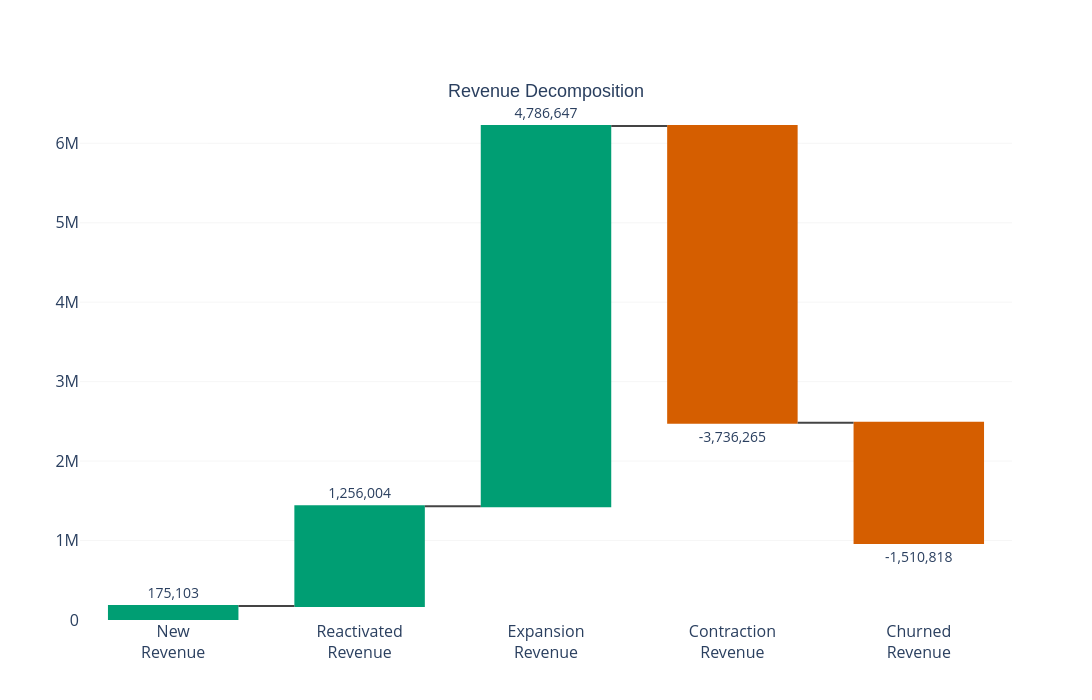

The cell this chart's notebook holds for it:
### Markdown cell above
## Код для построения

### Code cell
# =====================================================
# IMPORTS
# =====================================================

import pandas as pd
import numpy as np
import seaborn as sns
import plotly.graph_objects as go
import matplotlib.pyplot as plt

# =====================================================
# The meaning of colors
# =====================================================

POSITIVE = '#009E73'
NEGATIVE = '#D55E00'

# =====================================================
# LOAD DATA
# =====================================================

all_transitions = pd.read_csv('all_transitions.csv')

# =====================================================
# MASKS
# =====================================================

new_mask = (
    all_transitions['Lifecycle_Stage_to'] == 'New'
)

reactivation_mask = (
    (
        all_transitions['Lifecycle_Stage_from']
        .isin(['At Risk', 'Churn'])
    )
    &
    (
        all_transitions['Lifecycle_Stage_to']
        .isin(['Active', 'Loyal'])
    )
)

churn_mask = (
    all_transitions['Lifecycle_Stage_to'] == 'Churn'
)

retained_mask = (
    (~new_mask)
    &
    (~reactivation_mask)
    &
    (~churn_mask)
)

# =====================================================
# REVENUE ATTRIBUTION
# =====================================================

new_revenue = all_transitions[
    new_mask
]['Monetary_to'].sum()

reactivated_revenue = all_transitions[
    reactivation_mask
]['Monetary_to'].sum()

retained = all_transitions[
    retained_mask
].copy()

contraction_revenue = abs(

    retained[
        retained['Revenue_Change'] < 0
    ]['Revenue_Change'].sum()

)

churned_revenue = all_transitions[
    churn_mask
]['Monetary_from'].sum()

expansion_revenue = retained[
    retained['Revenue_Change'] > 0
]['Revenue_Change'].sum()

# ============================================
# COMPONENTS
# ============================================

components = {
    'New<br>Revenue': new_revenue,
    'Reactivated<br>Revenue': reactivated_revenue,
    'Expansion<br>Revenue': expansion_revenue,
    'Contraction<br>Revenue': -contraction_revenue,
    'Churned<br>Revenue': -churned_revenue
}

labels = list(components.keys())
values = list(components.values())

# ============================================
# WATERFALL
# ============================================

# Создаем объект Figure (фигуру) с одним графиком типа Waterfall
fig = go.Figure(go.Waterfall(

    name='Revenue',  # Имя серии данных (отображается в легенде)

    orientation='v', # Ориентация графика: 'v' = вертикальная (столбцы), 'h' = горизонтальная

    measure=[  # measure — определяет, как каждый столбец строится относительно других:
        'relative', # Здесь все столбцы относительные (каждый следующий от предыдущего)
        'relative',
        'relative',
        'relative',
        'relative'
    ],
    # increasing — настройка для положительных столбцов (рост)
    # marker.color — цвет заливки столбцов с положительным значением
    increasing = {"marker": {"color": POSITIVE}}, # Green for positive deltas
    # decreasing — настройка для отрицательных столбцов (падение)
    decreasing = {"marker": {"color": NEGATIVE}}, # Orange for negative deltas
    # totals — настройка для итоговых столбцов (если есть 'total' в measure)
    totals     = {"marker": {"color": "#4C72B0"}},
    
    x=labels, # x — подписи под столбцами (категории) ['New<br>Revenue', 'Reactivated<br>Revenue', ...]

    y=values, # y — значения столбцов (высота/глубина) [175103, 1256004, 4786647, -3736265, -1510818]

    text=[ # text — текст над каждым столбцом (подписи значений)
        f"{v:,.0f}" # форматируем с разделителями тысяч (без десятичных)
        for v in values # для каждого значения из списка
    ],
    textposition='outside' # textposition — положение текста относительно столбца: 'outside' — над столбцом (снаружи)
))

# ============================================
# НАСТРОЙКА МАКЕТА (LAYOUT) ГРАФИКА
# ============================================

fig.update_layout( # update_layout() — применяет общие настройки к фигуре
    title=dict( # title — настройки заголовка
        text="Revenue Decomposition", # текст заголовка
        font=dict(size=18, family="Arial"), # размер и шрифт
        y=0.88, # вертикальная позиция (0=низ, 1=верх)                    # ← опускаем ниже (0 = низ, 1 = верх)
        x=0.5, # горизонтальная позиция (0=лево, 0.5=центр)
        xanchor='center', # привязка по горизонтали: центр
        yanchor='top'  # привязка по вертикали: верх
    ),
    waterfallgap=0.3, # waterfallgap — расстояние между столбцами (0.3 = 30% от ширины)

    xaxis=dict(tickfont=dict( # xaxis — настройки оси X (горизонтальной)
        size=16)), # размер шрифта подписей на оси X
    
    yaxis=dict(tickfont=dict( # yaxis — настройки оси Y (вертикальной)
        size=16), # размер шрифта подписей на оси Y
        gridcolor='#EDEDED', # цвет линий сетки (светло-серый)
        gridwidth=0.5,  # толщина линий сетки
        showgrid=True, # показывать сетку по оси Y
        zeroline=False  # НЕ показывать линию на нуле     
              ),
        
    height=700, # height — высота фигуры в пикселях
    width=1100, # width — ширина фигуры в пикселях

    plot_bgcolor="white", # plot_bgcolor — цвет фона области с графиком
    paper_bgcolor="white", # paper_bgcolor — цвет фона всей фигуры (включая отступы)
)

# ============================================
# НАСТРОЙКА ТЕКСТА НА СТОЛБЦАХ
# ============================================

fig.update_traces( # update_traces() — применяет настройки к элементам данных (графикам)
    textfont=dict( # textfont — настройки шрифта для текста на столбцах
        size=14 # размер шрифта подписей значений
    )
)

# ============================================
# СОХРАНЕНИЕ И ОТОБРАЖЕНИЕ
# ============================================

# write_image() — сохраняет фигуру в изображение (PNG)
# Для работы требуется библиотека kaleido
# Раскомментируйте нужную строку для сохранения

# Вариант 1: Сохранить с настройками по умолчанию
# fig.write_image("revenue_exposure_analysis.png")

# Вариант 2: Сохранить с указанием размера
# fig.write_image("revenue_exposure_analysis.png", width=1100, height=700)

# Вариант 3: Сохранить с высоким разрешением (scale=2 = 2x) С высоким разрешением (300 dpi), scale=2 = 2x разрешение
# fig.write_image("revenue_decomposition.png", width=1100, height=700, scale=2)

# write_html() — сохраняет в HTML (интерактивный график)
# fig.write_html("revenue_decomposition_waterfall.html")

# show() — отображает график в браузере / Jupyter Notebook

fig.show()

### Figure 1 — Plotly figure (JSON) as saved in the notebook; plotly's stock layout.template omitted (floating-point values rounded to 4 significant figures)
{"data": [{"decreasing": {"marker": {"color": "#D55E00"}}, "increasing": {"marker": {"color": "#009E73"}}, "measure": ["relative", "relative", "relative", "relative", "relative"], "name": "Revenue", "orientation": "v", "text": ["175,103", "1,256,004", "4,786,647", "-3,736,265", "-1,510,818"], "textfont": {"size": 14}, "textposition": "outside", "totals": {"marker": {"color": "#4C72B0"}}, "type": "waterfall", "x": ["New<br>Revenue", "Reactivated<br>Revenue", "Expansion<br>Revenue", "Contraction<br>Revenue", "Churned<br>Revenue"], "y": [175103, 1256004, 4786647, -3736265, -1510818]}], "layout": {"height": 700, "paper_bgcolor": "white", "plot_bgcolor": "white", "title": {"font": {"family": "Arial", "size": 18}, "text": "Revenue Decomposition", "x": 0.5, "xanchor": "center", "y": 0.88, "yanchor": "top"}, "waterfallgap": 0.3, "width": 1100, "xaxis": {"tickfont": {"size": 16}}, "yaxis": {"gridcolor": "#EDEDED", "gridwidth": 0.5, "showgrid": true, "tickfont": {"size": 16}, "zeroline": false}}}
